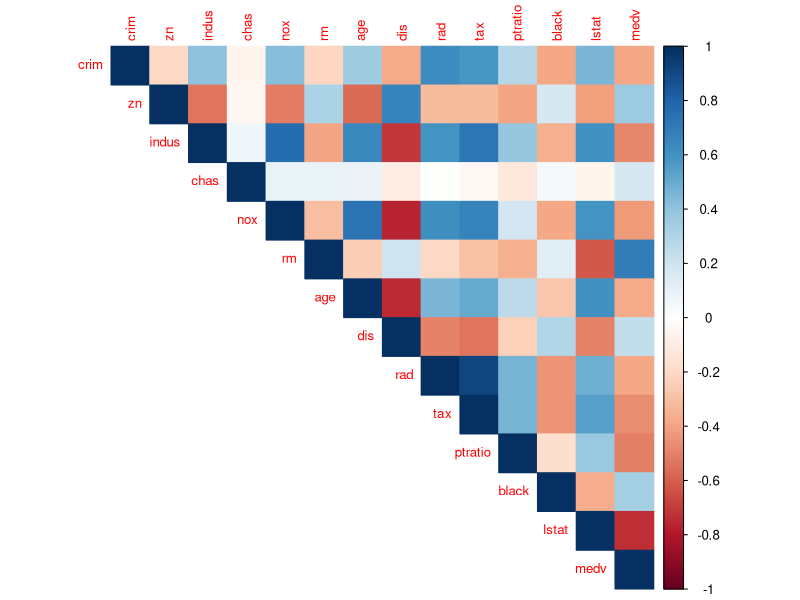
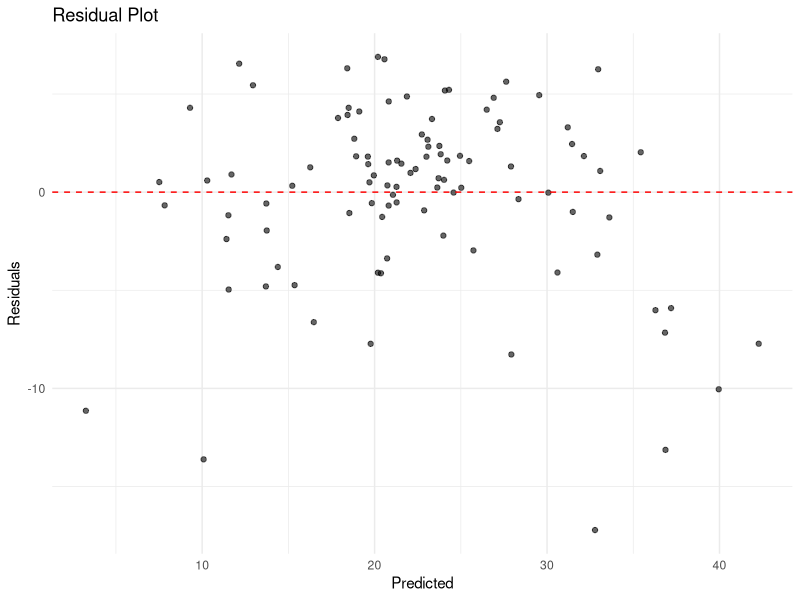

Reproduce these figures in R, in order.
## ---- chunk 1
library(MASS)
library(ggplot2)
library(dplyr)
library(corrplot)
library(caret)
## ---- chunk 2
data=Boston
data
## ---- chunk 3
str(data)
## ---- chunk 4
summary(data)
## ---- chunk 5
cor_matrix=cor(data)
corrplot(cor_matrix, method = "color", type = "upper", tl.cex = 0.8)
## ---- chunk 6
set.seed(123)
trainIndex=createDataPartition(data$medv, p = 0.8, list = FALSE)
trainData=data[trainIndex, ]
testData=data[-trainIndex, ]
## ---- chunk 7
model_lm=lm(medv~.-medv, data=trainData)
summary(model_lm)
## ---- chunk 8
pred=predict(model_lm, newdata = testData)
mse=mean((pred - testData$medv)^2)
rmse=sqrt(mse)
r2=cor(pred, testData$medv)^2

cat('RMSE: ', rmse)
cat(sprintf("\n R-squared: %.2f", r2))
## ---- chunk 9
ggplot(data.frame(Predicted = pred, Residuals = pred - testData$medv), 
       aes(x = Predicted, y = Residuals)) +
  geom_point(alpha = 0.6) +
  geom_hline(yintercept = 0, col = "red", linetype = "dashed") +
  ggtitle("Residual Plot") +
  theme_minimal()
